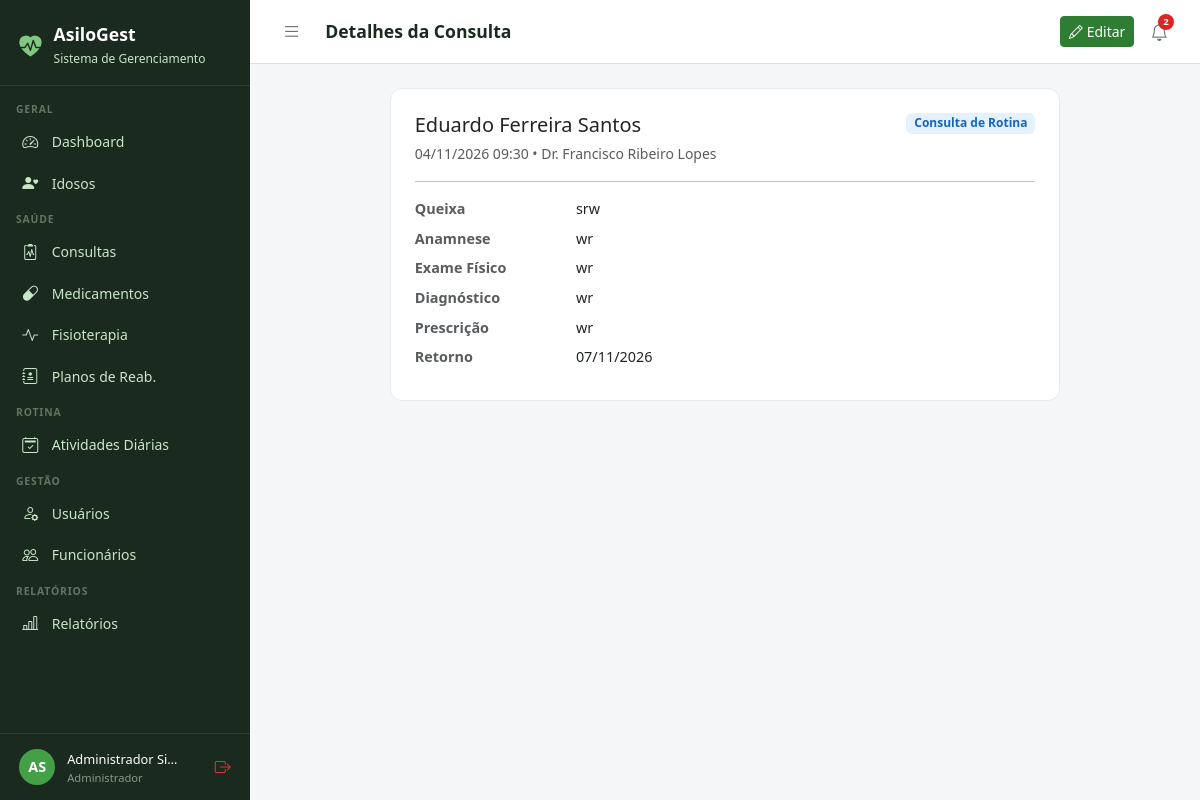
Page /consultas/62/ (signed in) on the committed database.
### core/models.py (models this page shows, shortened)
class Usuario(AbstractUser):
    PERFIL_CHOICES = [
        ('administrador', 'Administrador'),
        ('medico', 'Médico'),
        ('fisioterapeuta', 'Fisioterapeuta'),
        ('enfermeiro', 'Enfermeiro(a)'),
        ('recepcionista', 'Recepcionista'),
        ('familiar', 'Familiar do Idoso'),
    ]
    perfil = models.CharField(
        max_length=20, choices=PERFIL_CHOICES,
        default='recepcionista', verbose_name='Perfil de Acesso'
    )
    telefone = models.CharField(max_length=15, blank=True, verbose_name='Telefone')
    cpf = models.CharField(max_length=14, unique=True, null=True, blank=True, verbose_name='CPF')
    foto = models.ImageField(upload_to='usuarios/', blank=True, null=True, verbose_name='Foto')
    data_nascimento = models.DateField(null=True, blank=True, verbose_name='Data de Nascimento')
    especialidade = models.CharField(
        max_length=100, blank=True, verbose_name='Especialidade',
        help_text='Preencha para Médico ou Fisioterapeuta'
    )
    data_admissao = models.DateField(null=True, blank=True, verbose_name='Data de Admissão')
    primeiro_acesso = models.BooleanField(
        default=True, verbose_name='Primeiro Acesso',
        help_text='Usuário deve definir senha no primeiro login'
    )
    ativo = models.BooleanField(default=True, verbose_name='Ativo')
    criado_em = models.DateTimeField(auto_now_add=True)
    class Meta:
        verbose_name = 'Usuário'
        verbose_name_plural = 'Usuários'
        ordering = ['first_name', 'last_name']
    @property
    def is_administrador(self):
        return self.perfil == 'administrador' or self.is_superuser
    @property
    def is_fisioterapeuta(self):
        return self.perfil == 'fisioterapeuta'
    @property
    def is_familiar(self):
        return self.perfil == 'familiar'
    @property
    def pode_editar_saude(self):
        return self.is_administrador or self.is_medico
    @property
    def pode_ver_saude(self):
        return (self.is_administrador or self.is_medico
                or self.is_fisioterapeuta or self.is_enfermeiro)
    @property
    def pode_cadastrar_usuarios(self):
        return self.is_administrador or self.is_recepcionista
    @property
    def pode_administrar(self):
        return self.is_administrador

### consultas/models.py (models this page shows, shortened)
class Consulta(models.Model):
    TIPO_CHOICES = [
        ('rotina', 'Consulta de Rotina'),
        ('urgencia', 'Urgência'),
        ('retorno', 'Retorno'),
        ('especialidade', 'Especialidade'),
        ('preventiva', 'Preventiva'),
    ]
    STATUS_CHOICES = [
        ('agendada', 'Agendada'),
        ('realizada', 'Realizada'),
        ('cancelada', 'Cancelada'),
        ('falta', 'Falta'),
    ]
    idoso = models.ForeignKey(Idoso, on_delete=models.CASCADE, related_name='consultas')
    medico = models.ForeignKey(Usuario, on_delete=models.SET_NULL, null=True, related_name='consultas_medico', limit_choices_to={'perfil': 'medico'})
    data_hora = models.DateTimeField(verbose_name='Data e Hora')
    tipo = models.CharField(max_length=15, choices=TIPO_CHOICES, default='rotina')
    status = models.CharField(max_length=10, choices=STATUS_CHOICES, default='agendada')
    queixa_principal = models.TextField(blank=True, verbose_name='Queixa Principal')
    anamnese = models.TextField(blank=True, verbose_name='Anamnese')
    exame_fisico = models.TextField(blank=True, verbose_name='Exame Físico')
    diagnostico = models.TextField(blank=True, verbose_name='Diagnóstico')
    prescricao = models.TextField(blank=True, verbose_name='Prescrição / Conduta')
    retorno_em = models.DateField(null=True, blank=True, verbose_name='Retorno Previsto')
    observacoes = models.TextField(blank=True)
    criado_em = models.DateTimeField(auto_now_add=True)
    atualizado_em = models.DateTimeField(auto_now=True)
    class Meta:
        verbose_name = 'Consulta'
        verbose_name_plural = 'Consultas'
        ordering = ['-data_hora']

### idosos/models.py (models this page shows, shortened)
class Idoso(models.Model):
    SEXO_CHOICES = [('M', 'Masculino'), ('F', 'Feminino')]
    TIPO_SANGUINEO = [('A+','A+'),('A-','A-'),('B+','B+'),('B-','B-'),('AB+','AB+'),('AB-','AB-'),('O+','O+'),('O-','O-')]
    STATUS_CHOICES = [('ativo','Ativo'),('inativo','Inativo'),('internado','Internado'),('falecido','Falecido')]
    nome = models.CharField(max_length=150, verbose_name='Nome Completo')
    data_nascimento = models.DateField(verbose_name='Data de Nascimento')
    sexo = models.CharField(max_length=1, choices=SEXO_CHOICES)
    cpf = models.CharField(max_length=14, unique=True, null=True, blank=True)
    rg = models.CharField(max_length=20, blank=True)
    tipo_sanguineo = models.CharField(max_length=3, choices=TIPO_SANGUINEO, blank=True)
    foto = models.ImageField(upload_to='idosos/', blank=True, null=True)
    status = models.CharField(max_length=10, choices=STATUS_CHOICES, default='ativo')
    endereco = models.CharField(max_length=200, blank=True)
    cidade = models.CharField(max_length=100, blank=True)
    estado = models.CharField(max_length=2, blank=True)
    cep = models.CharField(max_length=9, blank=True)
    alergias = models.TextField(blank=True, verbose_name='Alergias')
    condicoes_medicas = models.TextField(blank=True, verbose_name='Condições Médicas')
    observacoes = models.TextField(blank=True, verbose_name='Observações Gerais')
    data_entrada = models.DateField(verbose_name='Data de Entrada')
    numero_quarto = models.CharField(max_length=10, blank=True, verbose_name='Quarto')
    criado_em = models.DateTimeField(auto_now_add=True)
    atualizado_em = models.DateTimeField(auto_now=True)
    class Meta:
        verbose_name = 'Idoso'
        verbose_name_plural = 'Idosos'
        ordering = ['nome']

### consultas/views.py (the view)
# urls.py: path('<int:pk>/', views.detalhe, name='detalhe'),
@login_required
def detalhe(request, pk):
    user = request.user
    consulta = get_object_or_404(Consulta, pk=pk)
    if user.is_familiar:
        from idosos.models import FamiliarVinculo
        if not FamiliarVinculo.objects.filter(familiar=user, idoso=consulta.idoso).exists():
            messages.error(request, 'Acesso negado.')
            return redirect('consultas:lista')
        return render(request, 'consultas/detalhe.html', {'consulta': consulta})
    if not user.pode_ver_saude:
        messages.error(request, 'Acesso negado.')
        return redirect('dashboard')
    return render(request, 'consultas/detalhe.html', {'consulta': consulta})

### templates/consultas/detalhe.html
{% extends 'base.html' %}
{% block title %}Consulta{% endblock %}{% block page_title %}Detalhes da Consulta{% endblock %}
{% block topbar_actions %}{% if user.pode_editar_saude %}<a href="{% url 'consultas:editar' consulta.pk %}" class="btn btn-primary btn-sm"><i class="bi bi-pencil me-1"></i>Editar</a>{% endif %}{% endblock %}
{% block content %}<div class="row justify-content-center"><div class="col-lg-9"><div class="form-card">
<div class="d-flex justify-content-between align-items-start mb-3">
  <div>
    <h5 class="mb-1">{{ consulta.idoso.nome }}</h5>
    <small class="text-muted">{{ consulta.data_hora|date:"d/m/Y H:i" }} &bull; Dr. {{ consulta.medico.get_full_name|default:"–" }}</small>
  </div>
  <span class="badge" style="background:#E3F2FD;color:#1565C0;">{{ consulta.get_tipo_display }}</span>
</div><hr>
<dl class="row mb-0" style="font-size:.9rem;">
  <dt class="col-3 text-muted">Queixa</dt><dd class="col-9" style="white-space:pre-line;">{{ consulta.queixa_principal|default:"–" }}</dd>
  <dt class="col-3 text-muted">Anamnese</dt><dd class="col-9" style="white-space:pre-line;">{{ consulta.anamnese|default:"–" }}</dd>
  <dt class="col-3 text-muted">Exame Físico</dt><dd class="col-9" style="white-space:pre-line;">{{ consulta.exame_fisico|default:"–" }}</dd>
  <dt class="col-3 text-muted">Diagnóstico</dt><dd class="col-9" style="white-space:pre-line;">{{ consulta.diagnostico|default:"–" }}</dd>
  <dt class="col-3 text-muted">Prescrição</dt><dd class="col-9" style="white-space:pre-line;">{{ consulta.prescricao|default:"–" }}</dd>
  <dt class="col-3 text-muted">Retorno</dt><dd class="col-9">{{ consulta.retorno_em|date:"d/m/Y"|default:"Não definido" }}</dd>
</dl>
</div></div></div>{% endblock %}

### templates/base.html (shortened to what this page needs)
<!DOCTYPE html>
<html lang="pt-br">
<head>
  <link href="https://cdn.jsdelivr.net/npm/bootstrap@5.3.0/dist/css/bootstrap.min.css" rel="stylesheet">
  <link href="https://cdn.jsdelivr.net/npm/bootstrap-icons@1.11.0/font/bootstrap-icons.css" rel="stylesheet">
</head>
<body>
{% if user.is_authenticated %}
<div id="sidebar">
  <div class="sidebar-brand">
    <i class="bi bi-heart-pulse-fill" style="color:#81C784;font-size:1.4rem;"></i>
    <div>
      <h5 style="margin:0;">AsiloGest</h5>
      <small>Sistema de Gerenciamento</small>
    </div>
  </div>
  <nav class="sidebar-nav">
    <div class="nav-section">Geral</div>
    <a href="{% url 'dashboard' %}" class="sidebar-link {% if request.resolver_match.url_name == 'dashboard' %}active{% endif %}">
      <i class="bi bi-speedometer2"></i> Dashboard
    </a>
    <a href="{% url 'idosos:lista' %}" class="sidebar-link">
      <i class="bi bi-person-heart"></i>
      {% if user.is_familiar %}Meus Familiares{% else %}Idosos{% endif %}
    </a>
    {% if user.pode_ver_saude or user.is_familiar %}
    <div class="nav-section">Saúde</div>
    <a href="{% url 'consultas:lista' %}" class="sidebar-link">
      <i class="bi bi-clipboard2-pulse"></i> Consultas
    </a>
    <a href="{% url 'medicamentos:lista' %}" class="sidebar-link">
      <i class="bi bi-capsule"></i> Medicamentos
    </a>
    <a href="{% url 'fisioterapia:lista' %}" class="sidebar-link">
      <i class="bi bi-activity"></i> Fisioterapia
    </a>
    {% if user.pode_ver_saude and not user.is_familiar %}
    <a href="{% url 'fisioterapia:planos_lista' %}" class="sidebar-link">
      <i class="bi bi-journal-medical"></i> Planos de Reab.
    </a>
    {% endif %}
    {% endif %}
    <div class="nav-section">Rotina</div>
    <a href="{% url 'atividades:lista' %}" class="sidebar-link">
      <i class="bi bi-calendar2-check"></i> Atividades Diárias
    </a>
    {% if user.pode_cadastrar_usuarios %}
    <div class="nav-section">Gestão</div>
    <a href="{% url 'usuarios_lista' %}" class="sidebar-link">
      <i class="bi bi-person-gear"></i> Usuários
    </a>
    {% endif %}
    {% if user.pode_administrar %}
    <a href="{% url 'funcionarios:lista' %}" class="sidebar-link">
      <i class="bi bi-people"></i> Funcionários
    </a>
    {% endif %}
    {% if user.pode_ver_saude or user.pode_administrar %}
    <div class="nav-section">Relatórios</div>
    <a href="{% url 'relatorios:lista' %}" class="sidebar-link">
      <i class="bi bi-bar-chart-line"></i> Relatórios
    </a>
    {% endif %}
  </nav>
  <div class="sidebar-user">
    <div class="avatar">{{ user.first_name|first|upper }}{{ user.last_name|first|upper }}</div>
    <div class="info" style="min-width:0;flex:1;">
      <span>{{ user.get_full_name|truncatechars:18 }}</span>
      <small>{{ user.get_perfil_display }}</small>
    </div>
    <a href="{% url 'logout' %}" class="text-danger" title="Sair" style="flex-shrink:0;">
      <i class="bi bi-box-arrow-right"></i>
    </a>
  </div>
</div>
<div id="main">
  <div class="topbar">
    <div class="topbar-left">
      <button class="btn-toggle-sidebar" onclick="toggleSidebar()" title="Menu">
        <i class="bi bi-list"></i>
      </button>
      <h4>{% block page_title %}{% endblock %}</h4>
    </div>
    <div class="d-flex align-items-center gap-2">
      {% block topbar_actions %}{% endblock %}
      <div style="position:relative;">
        <button class="notif-btn" id="notifBtn" onclick="toggleNotif()" title="Notificações">
          <i class="bi bi-bell"></i>
          {% if notif_count %}
          <span class="notif-badge">{{ notif_count }}</span>
          {% endif %}
        </button>
      </div>
    </div>
  </div>
  <div class="content">
    {% block content %}{% endblock %}
  </div>
</div>
{% else %}
{% block full_content %}{% endblock %}
{% endif %}
</body>
</html>

### templates/base.html (style rules this page uses)
:root { --sidebar-width: 250px; --primary: #2E7D32; --primary-light: #43A047; --accent: #1565C0; --bg-sidebar: #1B2A1E; --bg-sidebar-hover: #2E4A33; --text-sidebar: #C8E6C9; --transition: 0.3s ease; }
body { background: #F4F6F8; font-family: 'Segoe UI', sans-serif; }
#sidebar { position: fixed; top: 0; left: 0; width: var(--sidebar-width); height: 100vh; background: var(--bg-sidebar); z-index: 1000; display: flex; flex-direction: column; overflow-y: auto; transition: transform var(--transition); }
.sidebar-brand { padding: 1.5rem 1.2rem 1rem; border-bottom: 1px solid rgba(255,255,255,0.08); display: flex; align-items: center; gap: .75rem; }
.sidebar-brand h5 { color: #fff; font-weight: 700; margin: 0; font-size: 1.1rem; }
.sidebar-brand small { color: var(--text-sidebar); font-size: .75rem; }
.sidebar-nav { padding: .5rem 0; flex: 1; }
.nav-section { padding: .5rem 1rem .2rem; color: rgba(200,230,201,.4); font-size: .65rem; font-weight: 700; letter-spacing: .08em; text-transform: uppercase; }
.sidebar-link { display: flex; align-items: center; gap: .65rem; padding: .55rem 1.2rem; color: var(--text-sidebar); text-decoration: none; font-size: .875rem; transition: all .2s; border-left: 3px solid transparent; }
.sidebar-link i { font-size: 1rem; width: 1.2rem; }
.sidebar-user { padding: .8rem 1.2rem; border-top: 1px solid rgba(255,255,255,0.08); display: flex; align-items: center; gap: .75rem; }
.sidebar-user .avatar { width: 36px; height: 36px; background: var(--primary-light); border-radius: 50%; display: flex; align-items: center; justify-content: center; color: #fff; font-weight: 700; font-size: .9rem; flex-shrink: 0; }
.sidebar-user .info small { color: rgba(200,230,201,.6); font-size: .7rem; display: block; }
.sidebar-user .info span { color: #fff; font-size: .8rem; }
#main { margin-left: var(--sidebar-width); min-height: 100vh; display: flex; flex-direction: column; transition: margin-left var(--transition); }
.topbar { background: #fff; border-bottom: 1px solid #E0E0E0; padding: .75rem 1.5rem; display: flex; align-items: center; justify-content: space-between; position: sticky; top: 0; z-index: 999; }
.topbar-left { display: flex; align-items: center; gap: 1rem; }
.topbar h4 { margin: 0; font-size: 1.1rem; font-weight: 600; color: #1B2A1E; }
.btn-toggle-sidebar { background: none; border: none; padding: .4rem .5rem; color: #6B7280; cursor: pointer; border-radius: 6px; font-size: 1.2rem; line-height: 1; transition: background .2s, color .2s; }
.notif-btn { position: relative; background: none; border: none; padding: .4rem .5rem; color: #6B7280; cursor: pointer; border-radius: 6px; font-size: 1.1rem; transition: background .2s, color .2s; }
.notif-badge { position: absolute; top: 2px; right: 2px; background: #DC2626; color: #fff; font-size: .6rem; font-weight: 700; min-width: 16px; height: 16px; border-radius: 8px; padding: 0 4px; display: flex; align-items: center; justify-content: center; }
.content { padding: 1.5rem; flex: 1; }
.form-card { background: #fff; border-radius: 12px; border: 1px solid #E8EAF0; padding: 1.5rem; }
.btn-primary { background: var(--primary); border-color: var(--primary); }

### rows in the picture
Usuario: first_name|first "A", last_name|first "S", get_full_name "Administrador Si…", perfil "Administrador"
Consulta: idoso.nome "Eduardo Ferreira Santos", data_hora "04/11/2026 09:30", medico.get_full_name "Francisco Ribeiro Lopes", tipo "Consulta de Rotina", queixa_principal "srw", anamnese "wr", exame_fisico "wr", diagnostico "wr", prescricao "wr", retorno_em "07/11/2026"

### other values in the picture
{{ notif_count }} "2"
